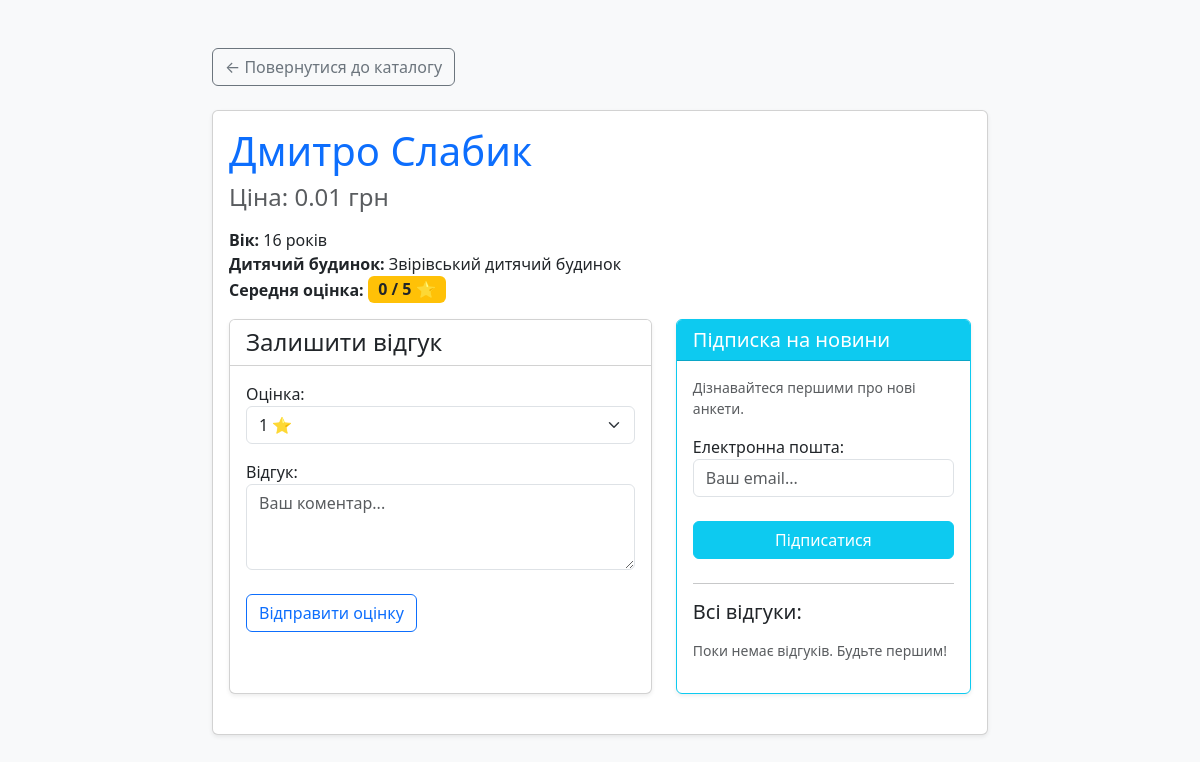
The page /child/2/ on the database as committed earlier.
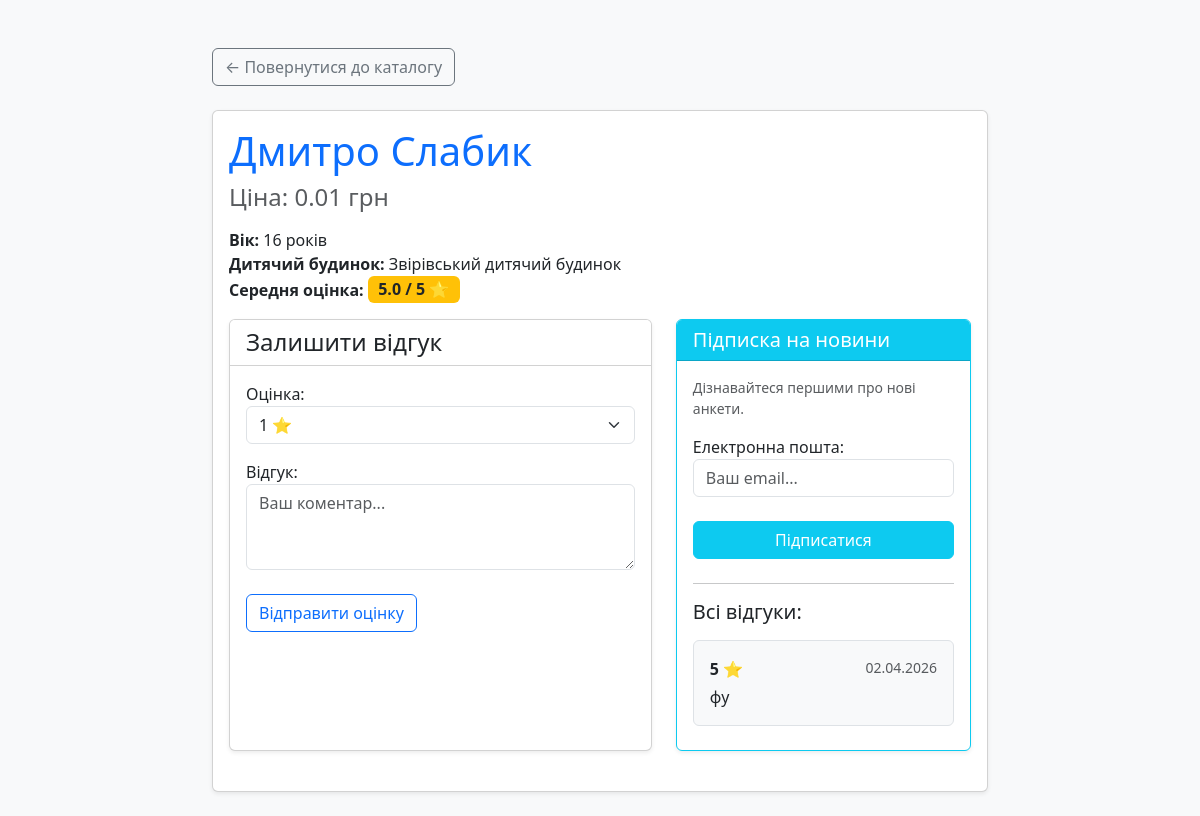
The same page on the database as committed later.
### lab4/models.py (models this page shows)
class Review(models.Model):
    child = models.ForeignKey('Child', on_delete=models.CASCADE, related_name='reviews')
    rating = models.PositiveSmallIntegerField(
        validators=[MinValueValidator(1), MaxValueValidator(5)],
        verbose_name="Оцінка"
    )
    comment = models.TextField(verbose_name="Відгук", blank=True)
    created_at = models.DateTimeField(auto_now_add=True)
    class Meta:
        verbose_name = "Відгук"
        verbose_name_plural = "Відгуки"

### lab4/views.py (the view, shortened to what this page needs)
# urls.py: path('child/<int:child_id>/', views.child_detail, name='child_detail'),
def child_detail(request, child_id):
    child = get_object_or_404(Child, id=child_id)
    average = child.reviews.aggregate(Avg('rating'))['rating__avg']
    average = round(average, 1) if average else 0
    sub_form = NewsletterForm()
    rev_form = ReviewForm()
    orphanages = Orphanage.objects.all()
    cart = request.session.get('cart', [])
    in_cart = str(child.id) in cart
    return render(request, 'child_detail.html', {
        'child': child,
        'orphanages': orphanages,
        'average': average,
        'sub_form': sub_form,
        'rev_form': rev_form,
        'in_cart': in_cart
    })

### lab4/forms.py
class NewsletterForm(forms.ModelForm):
    class Meta:
        model = Subscriber
        fields = ['email']
        widgets = {
            'email': forms.EmailInput(attrs={'class': 'form-control', 'placeholder': 'Ваш email...'})
        }

class ReviewForm(forms.ModelForm):
    class Meta:
        model = Review
        fields = ['rating', 'comment']
        widgets = {
            'rating': forms.Select(choices=[(i, f"{i} ⭐") for i in range(1, 6)], attrs={'class': 'form-select'}),
            'comment': forms.Textarea(attrs={'rows': 3, 'class': 'form-control', 'placeholder': 'Ваш коментар...'})
        }

### lab4/templates/child_detail.html (shortened to what this page needs)
<!DOCTYPE html>
<html lang="uk">
<head>
    <link href="https://cdn.jsdelivr.net/npm/bootstrap@5.3.0/dist/css/bootstrap.min.css" rel="stylesheet">
</head>
<body class="bg-light">
<div class="container mt-5" style="max-width: 800px;">
    <a href="/" class="btn btn-outline-secondary mb-4">← Повернутися до каталогу</a>
    <div class="card shadow-sm mb-4">
        <div class="card-body">
            <h1 class="card-title text-primary">{{ child.first_name }} {{ child.last_name }}</h1>
            <h4 class="text-muted mb-3">Ціна: {{ child.price }} грн</h4>
            <p class="card-text">
                <b>Вік:</b> {{ child.age }} років <br>
                <b>Дитячий будинок:</b> {{ child.orphanage.name }} <br>
                <b>Середня оцінка:</b>
                <span class="badge bg-warning text-dark fs-6">{{ average }} / 5 ⭐</span>
            </p>
    <div class="row">
        <div class="col-md-7 mb-4">
            <div class="card shadow-sm h-100">
                <div class="card-header bg-white">
                    <h4 class="mb-0">Залишити відгук</h4>
                </div>
                <div class="card-body">
                    <form method="POST">
                        {{ rev_form.as_p }}
                        <button type="submit" name="review" class="btn btn-outline-primary mt-2">Відправити оцінку</button>
                    </form>
                </div>
            </div>
        </div>
        <div class="col-md-5 mb-4">
            <div class="card shadow-sm border-info h-100">
                <div class="card-header bg-info text-white">
                    <h5 class="mb-0">Підписка на новини</h5>
                </div>
                <div class="card-body">
                    <p class="small text-muted">Дізнавайтеся першими про нові анкети.</p>
                    <form method="POST">
                        {{ sub_form.as_p }}
                        <button type="submit" name="subscribe" class="btn btn-info text-white w-100 mt-2">Підписатися</button>
                    </form>
                    <hr class="mt-4">
<h5 class="mb-3">Всі відгуки:</h5>
{% for review in child.reviews.all %}
    <div class="mb-2 p-3 border rounded bg-light">
        <strong>{{ review.rating }} ⭐</strong>
        <span class="text-muted small" style="float: right;">{{ review.created_at|date:"d.m.Y" }}</span>
        <p class="mb-0 mt-1">{{ review.comment }}</p>
    </div>
{% empty %}
    <p class="text-muted small">Поки немає відгуків. Будьте першим!</p>
{% endfor %}
                </div>
            </div>
        </div>
    </div>
</div>
</body>
</html>

Rows that differ between the two databases and show on the page:
added Review: rating "5", created_at "02.04.2026", comment "фу"
Other text that changed with them:
{{ average }}: "0" → "5.0"
text no longer shown: "Поки немає відгуків. Будьте першим!"
